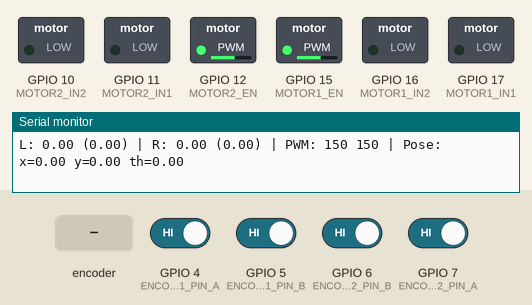
The program below on a simulated ESP32-S3. Shown: switched loads named in the program (green lamp = pin HIGH), the last lines printed to the serial monitor. The inputs (shaded band) are chosen by the test bench; at power-on: GPIO 4 (ENCODER1_PIN_A), GPIO 5 (ENCODER1_PIN_B), GPIO 6 (ENCODER2_PIN_B), GPIO 7 (ENCODER2_PIN_A) HIGH.

Above: at 1.2 s.
1.3 s: rotary encoder on GPIO 4 (ENCODER1_PIN_A) / GPIO 5 (ENCODER1_PIN_B) turned 1 step (first pin leading)
At 1.43 s:
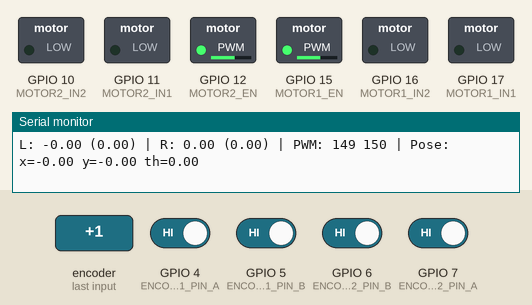
3.1 s: GPIO 7 (ENCODER2_PIN_A) driven LOW
At 3.3 s:
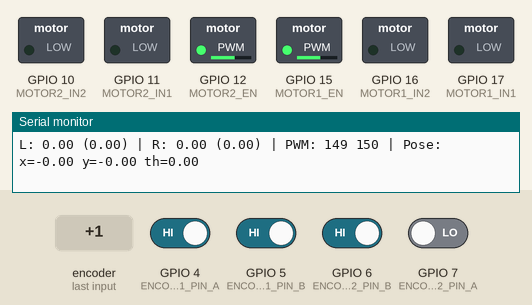
Timing chart, 0 to 6.1 s (numbered marks = the images above; inputs shaded):
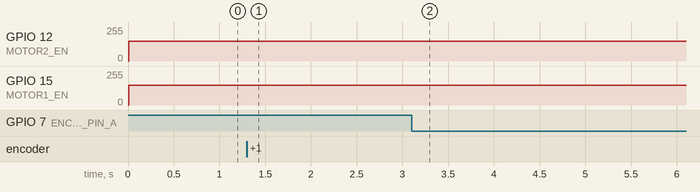

The program:

main.cpp
```cpp
#include <Arduino.h>
#include <math.h>

// === Robot Geometry ===
#define WHEEL_RADIUS 0.033f     // meters
#define WHEEL_BASE   0.195f     // meters
#define TICKS_PER_REV 1250

// === Motor & Encoder Pins ===
#define ENCODER1_PIN_A 4
#define ENCODER1_PIN_B 5
#define ENCODER2_PIN_B 6
#define ENCODER2_PIN_A 7
#define MOTOR1_EN   15
#define MOTOR1_IN1  17
#define MOTOR1_IN2  16
#define MOTOR2_IN1  11
#define MOTOR2_IN2  10
#define MOTOR2_EN   12

#define PWM_CHANNEL1 0
#define PWM_CHANNEL2 1
#define PWM_FREQ     20000
#define PWM_RES      8
#define MAX_PWM      255
#define MIN_PWM      70
#define MAX_VELOCITY 0.35f

// === PID gains ===
float Kp = 400.0f, Ki = 15.0f, Kd = 20.0f;

volatile int32_t encoder1_count = 0;
volatile int32_t encoder2_count = 0;
float target_v = 0.0f, target_w = 0.0f;
float integral1 = 0, integral2 = 0, last_err1 = 0, last_err2 = 0;
unsigned long last_time = 0;

// === Odometry State ===
float x = 0.0f, y = 0.0f, theta = 0.0f;

// === Feedforward Mapping - Forward ===
float pwmFromVelocity(float v_target) {
    float velocity[] = {
        0.026, 0.043, 0.060, 0.077, 0.092, 0.112, 0.130, 0.150, 0.170,
        0.188, 0.206, 0.226, 0.246, 0.265, 0.284, 0.303, 0.319, 0.338,
        0.356, 0.366, 0.371, 0.371
    };
    float pwm[] = {
        150, 155, 160, 165, 170, 175, 180, 185, 190,
        195, 200, 205, 210, 215, 220, 225, 230, 235,
        240, 245, 250, 255
    };
    int n = sizeof(velocity) / sizeof(float);
    if (v_target <= velocity[0]) return pwm[0];
    if (v_target >= velocity[n - 1]) return pwm[n - 1];
    for (int i = 0; i < n - 1; i++) {
        if (v_target >= velocity[i] && v_target <= velocity[i + 1]) {
            float t = (v_target - velocity[i]) / (velocity[i + 1] - velocity[i]);
            return pwm[i] + t * (pwm[i + 1] - pwm[i]);
        }
    }
    return 0;
}

// === Feedforward Mapping - Reverse ===
float pwmFromVelocityReverse(float v_target) {
    float velocity[] = {
        0.031, 0.049, 0.065, 0.082, 0.100, 0.117, 0.134, 0.153, 0.170,
        0.188, 0.205, 0.223, 0.240, 0.258, 0.276, 0.293, 0.311, 0.329,
        0.344, 0.353, 0.357, 0.357
    };
    float pwm[] = {
        150, 155, 160, 165, 170, 175, 180, 185, 190,
        195, 200, 205, 210, 215, 220, 225, 230, 235,
        240, 245, 250, 255
    };
    int n = sizeof(velocity) / sizeof(float);
    if (v_target <= velocity[0]) return pwm[0];
    if (v_target >= velocity[n - 1]) return pwm[n - 1];
    for (int i = 0; i < n - 1; i++) {
        if (v_target >= velocity[i] && v_target <= velocity[i + 1]) {
            float t = (v_target - velocity[i]) / (velocity[i + 1] - velocity[i]);
            return pwm[i] + t * (pwm[i + 1] - pwm[i]);
        }
    }
    return 0;
}

void IRAM_ATTR encoder1ISR() {
    bool A = digitalRead(ENCODER1_PIN_A);
    bool B = digitalRead(ENCODER1_PIN_B);
    encoder1_count += (A == B) ? 1 : -1;
}

void IRAM_ATTR encoder2ISR() {
    bool A = digitalRead(ENCODER2_PIN_A);
    bool B = digitalRead(ENCODER2_PIN_B);
    encoder2_count += (A == B) ? 1 : -1;
}

int limitPWM(float pwm) {
    pwm = fabs(pwm);
    if (pwm > MAX_PWM) return MAX_PWM;
    if (pwm < MIN_PWM) return (pwm > 1e-2 ? MIN_PWM : 0);
    return (int)pwm;
}

void applyMotorPWM(int en_pin, int in1, int in2, int pwm_channel, int pwm, int dir) {
    digitalWrite(in1, dir > 0);
    digitalWrite(in2, dir < 0);
    ledcWrite(pwm_channel, pwm);
}

void handleSerialCommand(String input) {
    input.trim();
    if (input.startsWith("set ")) {
        input = input.substring(4);
        int space = input.indexOf(' ');
        if (space == -1) return;
        String key = input.substring(0, space);
        float val = input.substring(space + 1).toFloat();

        if (key == "v") {
            target_v = constrain(val, -MAX_VELOCITY, MAX_VELOCITY);
            Serial.printf("Linear velocity set to %.3f\n", target_v);
        } else if (key == "w") {
            target_w = val;
            Serial.printf("Angular velocity set to %.3f\n", target_w);
        }
    }
}

void setup() {
    Serial.begin(115200);

    pinMode(MOTOR1_IN1, OUTPUT); pinMode(MOTOR1_IN2, OUTPUT);
    pinMode(MOTOR2_IN1, OUTPUT); pinMode(MOTOR2_IN2, OUTPUT);
    ledcSetup(PWM_CHANNEL1, PWM_FREQ, PWM_RES);
    ledcAttachPin(MOTOR1_EN, PWM_CHANNEL1);
    ledcSetup(PWM_CHANNEL2, PWM_FREQ, PWM_RES);
    ledcAttachPin(MOTOR2_EN, PWM_CHANNEL2);

    pinMode(ENCODER1_PIN_A, INPUT_PULLUP);
    pinMode(ENCODER1_PIN_B, INPUT_PULLUP);
    attachInterrupt(digitalPinToInterrupt(ENCODER1_PIN_A), encoder1ISR, CHANGE);
    pinMode(ENCODER2_PIN_A, INPUT_PULLUP);
    pinMode(ENCODER2_PIN_B, INPUT_PULLUP);
    attachInterrupt(digitalPinToInterrupt(ENCODER2_PIN_A), encoder2ISR, CHANGE);

    last_time = millis();
    Serial.println("Use: set v <val>, set w <val>");
}

void loop() {
    if (Serial.available()) {
        String cmd = Serial.readStringUntil('\n');
        handleSerialCommand(cmd);
    }

    unsigned long now = millis();
    float dt = (now - last_time) / 1000.0f;
    if (dt < 0.01f) return;
    last_time = now;

    int32_t c1 = encoder1_count;
    int32_t c2 = encoder2_count;
    encoder1_count = 0;
    encoder2_count = 0;

    float rps1 = (c1 / (float)TICKS_PER_REV) / dt;
    float rps2 = (c2 / (float)TICKS_PER_REV) / dt;
    float v1_actual = rps1 * 2 * PI * WHEEL_RADIUS;
    float v2_actual = rps2 * 2 * PI * WHEEL_RADIUS;

    float v1_target = target_v - (target_w * WHEEL_BASE / 2);
    float v2_target = target_v + (target_w * WHEEL_BASE / 2);

    float err1 = fabs(v1_target) - fabs(v1_actual);
    float err2 = fabs(v2_target) - fabs(v2_actual);
    integral1 += err1 * dt;
    integral2 += err2 * dt;
    float d1 = (err1 - last_err1) / dt;
    float d2 = (err2 - last_err2) / dt;
    float pid1 = Kp * err1 + Ki * integral1 + Kd * d1;
    float pid2 = Kp * err2 + Ki * integral2 + Kd * d2;
    last_err1 = err1;
    last_err2 = err2;

    int dir1 = (v1_target > 0) ? 1 : (v1_target < 0 ? -1 : 0);
    int dir2 = (v2_target > 0) ? 1 : (v2_target < 0 ? -1 : 0);

    float ff1 = (dir1 > 0) ? pwmFromVelocity(v1_target) : pwmFromVelocityReverse(-v1_target);
    float ff2 = (dir2 > 0) ? pwmFromVelocity(v2_target) : pwmFromVelocityReverse(-v2_target);
    int pwm1 = limitPWM(ff1 + pid1);
    int pwm2 = limitPWM(ff2 + pid2);

    applyMotorPWM(MOTOR1_EN, MOTOR1_IN1, MOTOR1_IN2, PWM_CHANNEL1, pwm1, dir1);
    applyMotorPWM(MOTOR2_EN, MOTOR2_IN1, MOTOR2_IN2, PWM_CHANNEL2, pwm2, dir2);

    // === Odometry update ===
    float v_avg = (v1_actual + v2_actual) / 2.0f;
    float w_avg = (v2_actual - v1_actual) / WHEEL_BASE;
    theta += w_avg * dt;
    x += v_avg * cos(theta) * dt;
    y += v_avg * sin(theta) * dt;

    Serial.printf("L: %.2f (%.2f) | R: %.2f (%.2f) | PWM: %d %d | Pose: x=%.2f y=%.2f th=%.2f\n",
                  v1_actual, v1_target, v2_actual, v2_target, pwm1, pwm2, x, y, theta);
    delay(100);
}
```

Measured:
- after the input at 1.3 s, GPIO 15 (MOTOR1_EN): 149/255 → 148/255 at once, → 149/255 0.20 s later, → 148/255 0.10 s later
- after the input at 3.1 s, GPIO 12 (MOTOR2_EN): 149/255 → 148/255 after 0.05 s, → 149/255 0.10 s later, → 148/255 0.10 s later
